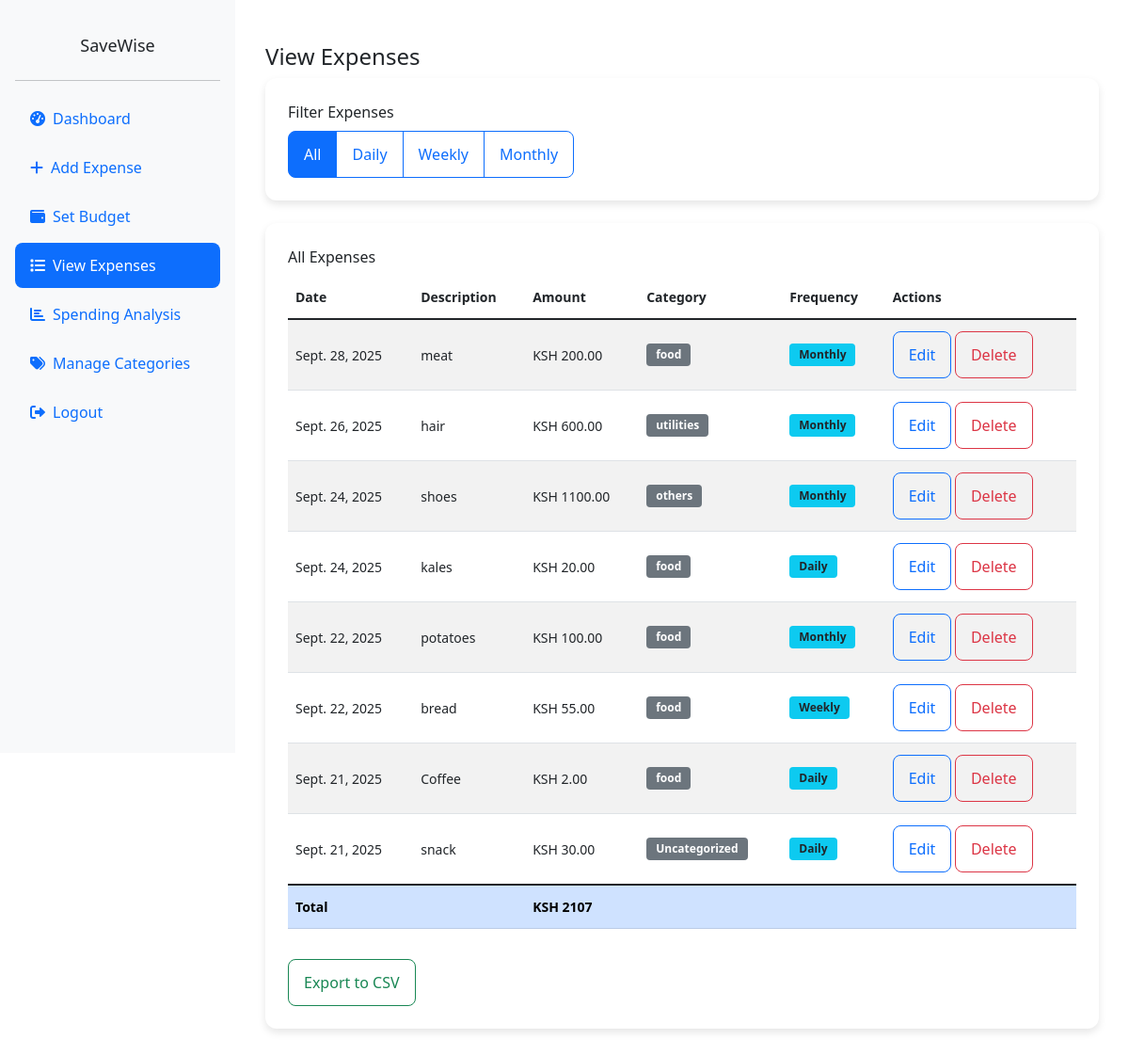
Page /api/expenses/ (signed in) on the committed database.
### api/models.py (models this page shows, shortened)
class Expense(models.Model):
    FREQUENCY_CHOICES = [
        ('daily', 'Daily'),
        ('weekly', 'Weekly'),
        ('monthly', 'Monthly'),
    ]
    user = models.ForeignKey(User, on_delete=models.CASCADE)
    amount = models.DecimalField(max_digits=10, decimal_places=2, validators=[MinValueValidator(0.01)])
    description = models.CharField(max_length=200)
    category = models.ForeignKey(ExpenseCategory, on_delete=models.SET_NULL, null=True, blank=True)
    date = models.DateField(default=timezone.now)
    frequency = models.CharField(max_length=10, choices=FREQUENCY_CHOICES, default='daily')
    created_at = models.DateTimeField(auto_now_add=True)
    class Meta:
        indexes = [
            models.Index(fields=['user', 'date']),
            models.Index(fields=['user', 'category']),
        ]

class ExpenseCategory(models.Model):
    PREDEFINED_CATEGORIES = [
        ('food', 'Food'),
        ('utilities', 'Utilities'),
        ('rent', 'Rent'),
        ('clothes', 'Clothes'),
        ('transport', 'Transport'),
        ('others', 'Others'),
    ]
    name = models.CharField(max_length=100)
    description = models.TextField(blank=True)

### api/views.py (the view, shortened to what this page needs)
# urls.py: path('expenses/', views.expense_list, name='expense_list'),
@login_required
def expense_list(request):
    frequency = request.GET.get('frequency', 'all')
    if frequency == 'daily':
        expenses = Expense.objects.filter(
            user=request.user,
            date=timezone.now().date()
        )
    elif frequency == 'weekly':
        week_ago = timezone.now().date() - timedelta(days=7)
        expenses = Expense.objects.filter(
            user=request.user,
            date__gte=week_ago
        )
    else:
        expenses = Expense.objects.filter(user=request.user)
    expenses = expenses.order_by('-date')
    total_amount = expenses.aggregate(Sum('amount'))['amount__sum'] or 0
    return render(request, 'api/expense_list.html', {
        'expenses': expenses,
        'frequency': frequency,
        'total_amount': total_amount  # Add this
    })

### api/templates/api/expense_list.html (shortened to what this page needs)
<!DOCTYPE html>
<html lang="en">
{% load static %}
<head>
    <link href="https://cdn.jsdelivr.net/npm/bootstrap@5.1.3/dist/css/bootstrap.min.css" rel="stylesheet">
    <link href="https://cdnjs.cloudflare.com/ajax/libs/font-awesome/6.0.0/css/all.min.css" rel="stylesheet">
    <link href="{% static 'css/mobile-responsive.css' %}" rel="stylesheet">
</head>
<body>
    <div class="sidebar" id="sidebar">
        <div class="p-3">
            <h4 class="text-center mb-4">SaveWise</h4>
            <hr>
            <ul class="nav flex-column">
                <li class="nav-item">
                    <a class="nav-link" href="{% url 'dashboard' %}">
                        <i class="fas fa-tachometer-alt me-2"></i>Dashboard
                    </a>
                </li>
                <li class="nav-item">
                    <a class="nav-link" href="{% url 'add_expense' %}">
                        <i class="fas fa-plus me-2"></i>Add Expense
                    </a>
                </li>
                <li class="nav-item">
                    <a class="nav-link" href="{% url 'set_budget' %}">
                        <i class="fas fa-wallet me-2"></i>Set Budget
                    </a>
                </li>
                <li class="nav-item">
                    <a class="nav-link active" href="{% url 'expense_list' %}">
                        <i class="fas fa-list me-2"></i>View Expenses
                    </a>
                </li>
                <li class="nav-item">
                    <a class="nav-link" href="{% url 'spending_analysis' %}">
                        <i class="fas fa-chart-bar me-2"></i>Spending Analysis
                    </a>
                </li>
                <li class="nav-item">
                    <a class="nav-link" href="{% url 'manage_categories' %}">
                        <i class="fas fa-tags me-2"></i>Manage Categories
                    </a>
                </li>
                <li class="nav-item">
                    <a class="nav-link" href="{% url 'logout' %}">
                        <i class="fas fa-sign-out-alt me-2"></i>Logout
                    </a>
                </li>
            </ul>
        </div>
    </div>
    <div class="main-content">
        <div class="container-fluid">
            <h2>View Expenses</h2>
                <div class="card dashboard-card mb-4">
                    <div class="card-body">
                        <h5 class="card-title">Filter Expenses</h5>
                        <div class="btn-group" role="group">
                            <a href="{% url 'expense_list' %}?frequency=all" class="btn btn-outline-primary {% if frequency == 'all' %}filter-active{% endif %}">All</a>
                            <a href="{% url 'expense_list' %}?frequency=daily" class="btn btn-outline-primary {% if frequency == 'daily' %}filter-active{% endif %}">Daily</a>
                            <a href="{% url 'expense_list' %}?frequency=weekly" class="btn btn-outline-primary {% if frequency == 'weekly' %}filter-active{% endif %}">Weekly</a>
                            <a href="{% url 'expense_list' %}?frequency=monthly" class="btn btn-outline-primary {% if frequency == 'monthly' %}filter-active{% endif %}">Monthly</a>
                        </div>
                    </div>
                </div>
                <div class="card dashboard-card">
                    <div class="card-body">
                        <h5 class="card-title">
                            {% if frequency == 'daily' %}
                                Today's Expenses
                            {% elif frequency == 'weekly' %}
                                This Week's Expenses
                            {% elif frequency == 'monthly' %}
                                This Month's Expenses
                            {% else %}
                                All Expenses
                            {% endif %}
                        </h5>
                        {% if expenses %}
                            <div class="table-responsive">
                                <table class="table table-striped">
                                    <thead>
                                        <tr>
                                            <th>Date</th>
                                            <th>Description</th>
                                            <th>Amount</th>
                                            <th>Category</th>
                                            <th>Frequency</th>
                                            <th>Actions</th>
                                        </tr>
                                    </thead>
                                    <tbody>
                                        {% for expense in expenses %}
                                            <tr>
                                                <td>{{ expense.date }}</td>
                                                <td>{{ expense.description }}</td>
                                                <td>KSH {{ expense.amount }}</td>
                                                <td>
                                                    <span class="badge bg-secondary">
                                                        {{ expense.category.name|default:"Uncategorized" }}
                                                    </span>
                                                </td>
                                                <td>
                                                    <span class="badge bg-info text-dark">
                                                        {{ expense.get_frequency_display }}
                                                    </span>
                                                </td>
                                                <td>
                                                    <button class="btn btn-sm btn-outline-primary" onclick="editExpense({{ expense.id }})">Edit</button>
                                                    <button class="btn btn-sm btn-outline-danger" onclick="deleteExpense({{ expense.id }})">Delete</button>
                                                </td>
                                            </tr>
                                        {% endfor %}
                                    </tbody>
                                    <tfoot>
                                        <tr class="table-primary">
                                            <td colspan="2"><strong>Total</strong></td>
                                            <td><strong>KSH {{ total_amount }}</strong></td>
                                            <td colspan="3"></td>
                                        </tr>
                                    </tfoot>
                                </table>
                            </div>
                            <div class="mt-3">
                                <button class="btn btn-outline-success" onclick="exportTableToCSV('expenses.csv')">
                                    Export to CSV
                                </button>
                            </div>
                        {% else %}
                            <div class="text-center py-4">
                                <p class="text-muted">No expenses found.</p>
                                <a href="{% url 'add_expense' %}" class="btn btn-primary">Add Your First Expense</a>
                            </div>
                        {% endif %}
                    </div>
                </div>
            </div>
        </div>
</body>
</html>

### static/css/mobile-responsive.css (style rules this page uses)
* { box-sizing: border-box; }
body { font-size: 16px; line-height: 1.5; }
.btn { min-height: 44px; min-width: 44px; padding: 12px 16px; font-size: 16px; border-radius: 8px; }
.sidebar { background-color: #f8f9fa; min-height: 100vh; position: fixed; top: 0; left: 0; width: 250px; z-index: 1000; transform: translateX(-100%); transition: transform 0.3s ease; padding-top: 20px; overflow-y: auto; }
.main-content { margin-left: 0; padding: 20px; min-height: 100vh; }
.card { border-radius: 12px; box-shadow: 0 2px 8px rgba(0, 0, 0, 0.1); margin-bottom: 16px; border: none; }
.card-body { padding: 20px; }
.table-responsive { border-radius: 8px; overflow-x: auto; -webkit-overflow-scrolling: touch; }
.table { font-size: 14px; }
.table th, .table td { padding: 12px 8px; vertical-align: middle; }
.badge { font-size: 12px; padding: 6px 10px; }
.nav-link { padding: 12px 16px; font-size: 16px; border-radius: 8px; margin-bottom: 4px; transition: all 0.2s ease; }
.nav-link:hover, .nav-link.active { background-color: #0d6efd; color: white; }
h2 { font-size: 24px; line-height: 1.3; }
h4 { font-size: 18px; line-height: 1.4; }
h5 { font-size: 16px; line-height: 1.5; }
@media (min-width: 768px) { .sidebar { transform: translateX(0); position: fixed; } }
@media (min-width: 768px) { .main-content { margin-left: 250px; padding: 24px; } }
@media (min-width: 768px) { .card-body { padding: 24px; } }
@media (min-width: 992px) { .main-content { margin-left: 250px; padding: 28px; } }
@media (min-width: 992px) { .sidebar { width: 250px; } }
@media (min-width: 1200px) { .main-content { margin-left: 250px; padding: 32px; } }

### api/templates/api/expense_list.html (style rules this page uses)
.sidebar { background-color: #f8f9fa; min-height: 100vh; position: fixed; top: 0; left: 0; width: 250px; z-index: 1000; transform: translateX(-100%); transition: transform 0.3s ease; padding-top: 20px; overflow-y: auto; }
.main-content { margin-left: 0; padding: 20px; min-height: 100vh; transition: margin-left 0.3s ease; }
@media (min-width: 768px) { .sidebar { transform: translateX(0); } }
@media (min-width: 768px) { .main-content { margin-left: 250px; } }
.dashboard-card { border-radius: 12px; box-shadow: 0 4px 8px rgba(0, 0, 0, 0.1); margin-bottom: 20px; transition: transform 0.2s ease, box-shadow 0.2s ease; }
.filter-active { background-color: #0d6efd; color: white; }

### rows in the picture
Expense: date "Sept. 28, 2025", description "meat", amount "200.00", category.name "food", frequency "Monthly"
Expense: date "Sept. 26, 2025", description "hair", amount "600.00", category.name "utilities", frequency "Monthly"
Expense: date "Sept. 24, 2025", description "shoes", amount "1100.00", category.name "others", frequency "Monthly"
Expense: date "Sept. 24, 2025", description "kales", amount "20.00", category.name "food", frequency "Daily"
Expense: date "Sept. 22, 2025", description "potatoes", amount "100.00", category.name "food", frequency "Monthly"
Expense: date "Sept. 22, 2025", description "bread", amount "55.00", category.name "food", frequency "Weekly"
Expense: date "Sept. 21, 2025", description "Coffee", amount "2.00", category.name "food", frequency "Daily"
Expense: date "Sept. 21, 2025", description "snack", amount "30.00", category.name "Uncategorized", frequency "Daily"

### other values in the picture
{{ total_amount }} "2107"
